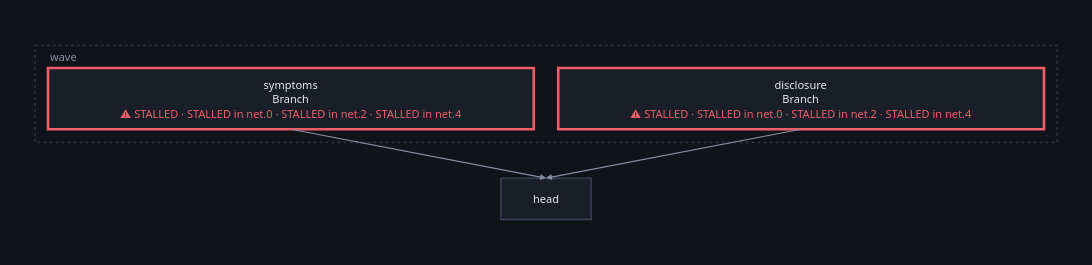

The cell this chart's notebook holds for it:
### Markdown cell above
## The loop

| | what said it | what fixed it |
|---|---|---|
| it does not learn | `STALLED` everywhere, and the depth profile | a non-saturating activation |
| it half works | `STALLED` on one branch, the profile still low | an optimizer that scales its steps |
| the step is too big | `SATURATED`, `DEAD`, `VANISHING` at once | the rate |
| the join is too narrow | the **shapes on the figure** | a wider squeeze |
| it learns the wrong thing | `IGNORED_INPUT` | nothing in the network |

Three of the five are read off a number measured while it ran. One is read off
the picture. And the last is not a bug at all — it is the study's actual
result, arrived at in an afternoon instead of a season.

The last one is also the only one where **every other check said the network
was fine**, which is exactly why it is a separate question and not a flag on
the same list.

### Code cell
overlaid(first, store, run="attempt-1")

### Figure 1 — Plotly figure (JSON) as saved in the notebook; plotly's stock layout.template omitted (floating-point values rounded to 4 significant figures)
{"data": [{"hoverinfo": "text", "hovertext": ["<b>symptoms</b><br>class: Branch<br>device: cpu<br><br><b>STALLED</b><br><b>STALLED in net.0</b><br><b>STALLED in net.2</b><br><b>STALLED in net.4</b>", "<b>disclosure</b><br>class: Branch<br>device: cpu<br><br><b>STALLED</b><br><b>STALLED in net.0</b><br><b>STALLED in net.2</b><br><b>STALLED in net.4</b>", "<b>head</b><br>class: Head<br>device: cpu"], "marker": {"opacity": 0, "size": 1}, "mode": "markers", "showlegend": false, "type": "scatter", "x": [272.2, 814.6, 543.4], "y": [56.5, 56.5, 163.0]}], "layout": {"annotations": [{"align": "left", "font": {"color": "#868ea3", "family": "system-ui, -apple-system, Segoe UI, Roboto, sans-serif", "size": 11}, "showarrow": false, "text": "wave", "x": 14.0, "xanchor": "left", "y": 12.0, "yanchor": "middle"}, {"align": "center", "font": {"color": "#e7e9ef", "family": "system-ui, -apple-system, Segoe UI, Roboto, sans-serif", "size": 11}, "showarrow": false, "text": "symptoms<br>Branch<br><span style='color:#ef5f6b'>⚠ STALLED · STALLED in net.0 · STALLED in net.2 · STALLED in net.4</span>", "x": 272.2, "xanchor": "center", "y": 56.5, "yanchor": "middle"}, {"align": "center", "font": {"color": "#e7e9ef", "family": "system-ui, -apple-system, Segoe UI, Roboto, sans-serif", "size": 11}, "showarrow": false, "text": "disclosure<br>Branch<br><span style='color:#ef5f6b'>⚠ STALLED · STALLED in net.0 · STALLED in net.2 · STALLED in net.4</span>", "x": 814.6, "xanchor": "center", "y": 56.5, "yanchor": "middle"}, {"align": "center", "font": {"color": "#e7e9ef", "family": "system-ui, -apple-system, Segoe UI, Roboto, sans-serif", "size": 11}, "showarrow": false, "text": "head", "x": 543.4, "xanchor": "center", "y": 163.0, "yanchor": "middle"}, {"arrowcolor": "#868ea3", "arrowhead": 2, "arrowsize": 1, "arrowwidth": 1.2, "ax": 272.2, "axref": "x", "ay": 89.0, "ayref": "y", "showarrow": true, "text": "", "x": 543.4, "xref": "x", "y": 141.0, "yref": "y"}, {"arrowcolor": "#868ea3", "arrowhead": 2, "arrowsize": 1, "arrowwidth": 1.2, "ax": 814.6, "axref": "x", "ay": 89.0, "ayref": "y", "showarrow": true, "text": "", "x": 543.4, "xref": "x", "y": 141.0, "yref": "y"}], "font": {"color": "#e7e9ef", "family": "system-ui, -apple-system, Segoe UI, Roboto, sans-serif", "size": 12}, "height": 265.0, "hoverlabel": {"align": "left", "bgcolor": "#1a1e28", "bordercolor": "#2c3242", "font": {"color": "#e7e9ef", "family": "system-ui, -apple-system, Segoe UI, Roboto, sans-serif"}}, "legend": {"bgcolor": "rgba(0,0,0,0)", "font": {"color": "#868ea3"}, "orientation": "h", "x": 1, "xanchor": "right", "y": 1.02, "yanchor": "bottom"}, "margin": {"b": 16, "l": 16, "r": 16, "t": 16}, "paper_bgcolor": "#101319", "plot_bgcolor": "#101319", "shapes": [{"fillcolor": "rgba(0,0,0,0)", "layer": "below", "line": {"color": "#2c3242", "dash": "dot", "width": 1.6}, "type": "rect", "x0": 0.0, "x1": 1087.0, "y0": 0.0, "y1": 103.0}, {"fillcolor": "#1a1e28", "layer": "below", "line": {"color": "#ef5f6b", "width": 2.6}, "type": "rect", "x0": 14.0, "x1": 530.4, "y0": 24.0, "y1": 89.0}, {"fillcolor": "#1a1e28", "layer": "below", "line": {"color": "#ef5f6b", "width": 2.6}, "type": "rect", "x0": 556.4, "x1": 1073.0, "y0": 24.0, "y1": 89.0}, {"fillcolor": "#1a1e28", "layer": "below", "line": {"color": "#3d4459", "width": 1.4}, "type": "rect", "x0": 495.4, "x1": 591.4, "y0": 141.0, "y1": 185.0}], "width": 1100, "xaxis": {"range": [-20, 1107.0], "visible": false}, "yaxis": {"range": [205.0, -20], "scaleanchor": "x", "visible": false}}}
